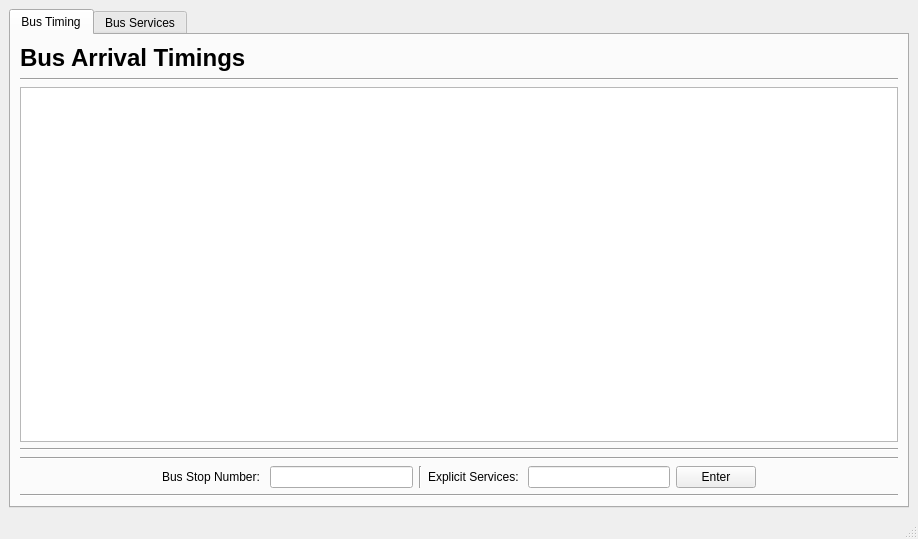
<?xml version="1.0" encoding="UTF-8"?>
<ui version="4.0">
 <class>TransportService</class>
 <widget class="QMainWindow" name="TransportService">
  <property name="geometry">
   <rect>
    <x>0</x>
    <y>0</y>
    <width>918</width>
    <height>539</height>
   </rect>
  </property>
  <property name="windowTitle">
   <string>TransportService</string>
  </property>
  <widget class="QWidget" name="centralwidget">
   <layout class="QGridLayout" name="gridLayout_3">
    <item row="0" column="0">
     <widget class="QTabWidget" name="BusServiceTab">
      <property name="currentIndex">
       <number>0</number>
      </property>
      <widget class="QWidget" name="BusTimingTab">
       <attribute name="title">
        <string>Bus Timing</string>
       </attribute>
       <layout class="QVBoxLayout" name="verticalLayout_2">
        <item>
         <widget class="QLabel" name="BusArrTitle">
          <property name="font">
           <font>
            <family>Helvetica</family>
            <pointsize>18</pointsize>
            <weight>75</weight>
            <bold>true</bold>
           </font>
          </property>
          <property name="text">
           <string>Bus Arrival Timings</string>
          </property>
         </widget>
        </item>
        <item>
         <widget class="Line" name="line_2">
          <property name="orientation">
           <enum>Qt::Horizontal</enum>
          </property>
         </widget>
        </item>
        <item>
         <widget class="QTableWidget" name="BusStopTable">
          <property name="font">
           <font>
            <pointsize>16</pointsize>
           </font>
          </property>
          <attribute name="horizontalHeaderVisible">
           <bool>false</bool>
          </attribute>
          <attribute name="verticalHeaderVisible">
           <bool>false</bool>
          </attribute>
         </widget>
        </item>
        <item>
         <widget class="Line" name="line_3">
          <property name="orientation">
           <enum>Qt::Horizontal</enum>
          </property>
         </widget>
        </item>
        <item>
         <widget class="Line" name="line_4">
          <property name="orientation">
           <enum>Qt::Horizontal</enum>
          </property>
         </widget>
        </item>
        <item>
         <layout class="QHBoxLayout" name="horizontalLayout">
          <item>
           <spacer name="horizontalSpacer">
            <property name="orientation">
             <enum>Qt::Horizontal</enum>
            </property>
            <property name="sizeHint" stdset="0">
             <size>
              <width>40</width>
              <height>20</height>
             </size>
            </property>
           </spacer>
          </item>
          <item>
           <widget class="QLabel" name="BusStopLabel">
            <property name="text">
             <string>Bus Stop Number: </string>
            </property>
           </widget>
          </item>
          <item>
           <widget class="QLineEdit" name="BusStopNumber"/>
          </item>
          <item>
           <widget class="Line" name="line_5">
            <property name="orientation">
             <enum>Qt::Vertical</enum>
            </property>
           </widget>
          </item>
          <item>
           <widget class="QLabel" name="ExplicitSvcLabel">
            <property name="text">
             <string>Explicit Services: </string>
            </property>
           </widget>
          </item>
          <item>
           <widget class="QLineEdit" name="ExplicitSvcList"/>
          </item>
          <item>
           <widget class="QPushButton" name="EnterButton">
            <property name="text">
             <string>Enter</string>
            </property>
           </widget>
          </item>
          <item>
           <spacer name="horizontalSpacer_2">
            <property name="orientation">
             <enum>Qt::Horizontal</enum>
            </property>
            <property name="sizeHint" stdset="0">
             <size>
              <width>40</width>
              <height>20</height>
             </size>
            </property>
           </spacer>
          </item>
         </layout>
        </item>
        <item>
         <widget class="Line" name="line">
          <property name="orientation">
           <enum>Qt::Horizontal</enum>
          </property>
         </widget>
        </item>
       </layout>
      </widget>
      <widget class="QWidget" name="BusSvcTab">
       <attribute name="title">
        <string>Bus Services</string>
       </attribute>
       <layout class="QVBoxLayout" name="verticalLayout">
        <item>
         <widget class="QLabel" name="BusSvcTitle">
          <property name="font">
           <font>
            <family>Helvetica</family>
            <pointsize>18</pointsize>
            <weight>75</weight>
            <bold>true</bold>
           </font>
          </property>
          <property name="text">
           <string>Bus Services</string>
          </property>
         </widget>
        </item>
        <item>
         <widget class="Line" name="line_6">
          <property name="orientation">
           <enum>Qt::Horizontal</enum>
          </property>
         </widget>
        </item>
        <item>
         <widget class="QTableWidget" name="BusSvcTable">
          <attribute name="horizontalHeaderVisible">
           <bool>false</bool>
          </attribute>
          <attribute name="verticalHeaderVisible">
           <bool>false</bool>
          </attribute>
         </widget>
        </item>
        <item>
         <widget class="Line" name="line_7">
          <property name="orientation">
           <enum>Qt::Horizontal</enum>
          </property>
         </widget>
        </item>
        <item>
         <widget class="Line" name="line_8">
          <property name="orientation">
           <enum>Qt::Horizontal</enum>
          </property>
         </widget>
        </item>
        <item>
         <layout class="QHBoxLayout" name="horizontalLayout_2">
          <item>
           <spacer name="horizontalSpacer_3">
            <property name="orientation">
             <enum>Qt::Horizontal</enum>
            </property>
            <property name="sizeHint" stdset="0">
             <size>
              <width>40</width>
              <height>20</height>
             </size>
            </property>
           </spacer>
          </item>
          <item>
           <widget class="QLabel" name="BusSvcLabel">
            <property name="text">
             <string>Bus Service: </string>
            </property>
           </widget>
          </item>
          <item>
           <widget class="QComboBox" name="BusSvcList"/>
          </item>
          <item>
           <widget class="Line" name="line_10">
            <property name="orientation">
             <enum>Qt::Vertical</enum>
            </property>
           </widget>
          </item>
          <item>
           <widget class="QLabel" name="SvcDirLabel">
            <property name="text">
             <string>Service Direction: </string>
            </property>
           </widget>
          </item>
          <item>
           <widget class="QComboBox" name="SvcDirList"/>
          </item>
          <item>
           <widget class="QPushButton" name="svcEnterBtn">
            <property name="text">
             <string>Enter</string>
            </property>
           </widget>
          </item>
          <item>
           <spacer name="horizontalSpacer_4">
            <property name="orientation">
             <enum>Qt::Horizontal</enum>
            </property>
            <property name="sizeHint" stdset="0">
             <size>
              <width>40</width>
              <height>20</height>
             </size>
            </property>
           </spacer>
          </item>
         </layout>
        </item>
        <item>
         <widget class="Line" name="line_9">
          <property name="orientation">
           <enum>Qt::Horizontal</enum>
          </property>
         </widget>
        </item>
       </layout>
      </widget>
     </widget>
    </item>
   </layout>
  </widget>
  <widget class="QMenuBar" name="menubar">
   <property name="geometry">
    <rect>
     <x>0</x>
     <y>0</y>
     <width>918</width>
     <height>24</height>
    </rect>
   </property>
  </widget>
  <widget class="QStatusBar" name="statusbar"/>
 </widget>
 <resources/>
 <connections>
  <connection>
   <sender>EnterButton</sender>
   <signal>clicked()</signal>
   <receiver>TransportService</receiver>
   <slot>parseBusStopNumber()</slot>
   <hints>
    <hint type="sourcelabel">
     <x>754</x>
     <y>455</y>
    </hint>
    <hint type="destinationlabel">
     <x>711</x>
     <y>375</y>
    </hint>
   </hints>
  </connection>
  <connection>
   <sender>BusStopNumber</sender>
   <signal>returnPressed()</signal>
   <receiver>TransportService</receiver>
   <slot>parseBusStopNumber()</slot>
   <hints>
    <hint type="sourcelabel">
     <x>412</x>
     <y>448</y>
    </hint>
    <hint type="destinationlabel">
     <x>140</x>
     <y>361</y>
    </hint>
   </hints>
  </connection>
  <connection>
   <sender>ExplicitSvcList</sender>
   <signal>returnPressed()</signal>
   <receiver>TransportService</receiver>
   <slot>parseBusStopNumber()</slot>
   <hints>
    <hint type="sourcelabel">
     <x>677</x>
     <y>448</y>
    </hint>
    <hint type="destinationlabel">
     <x>802</x>
     <y>386</y>
    </hint>
   </hints>
  </connection>
  <connection>
   <sender>BusSvcList</sender>
   <signal>activated(QString)</signal>
   <receiver>TransportService</receiver>
   <slot>parseBusSvc()</slot>
   <hints>
    <hint type="sourcelabel">
     <x>388</x>
     <y>465</y>
    </hint>
    <hint type="destinationlabel">
     <x>7</x>
     <y>399</y>
    </hint>
   </hints>
  </connection>
  <connection>
   <sender>svcEnterBtn</sender>
   <signal>clicked()</signal>
   <receiver>TransportService</receiver>
   <slot>parseSvcQuery()</slot>
   <hints>
    <hint type="sourcelabel">
     <x>714</x>
     <y>467</y>
    </hint>
    <hint type="destinationlabel">
     <x>710</x>
     <y>514</y>
    </hint>
   </hints>
  </connection>
  <connection>
   <sender>BusSvcList</sender>
   <signal>activated(QString)</signal>
   <receiver>TransportService</receiver>
   <slot>parseSvcQuery()</slot>
   <hints>
    <hint type="sourcelabel">
     <x>388</x>
     <y>465</y>
    </hint>
    <hint type="destinationlabel">
     <x>458</x>
     <y>269</y>
    </hint>
   </hints>
  </connection>
  <connection>
   <sender>SvcDirList</sender>
   <signal>activated(QString)</signal>
   <receiver>TransportService</receiver>
   <slot>parseSvcQuery()</slot>
   <hints>
    <hint type="sourcelabel">
     <x>581</x>
     <y>454</y>
    </hint>
    <hint type="destinationlabel">
     <x>550</x>
     <y>512</y>
    </hint>
   </hints>
  </connection>
 </connections>
 <slots>
  <slot>parseBusStopNumber()</slot>
  <slot>parseBusSvc()</slot>
  <slot>parseBusSvcDir()</slot>
  <slot>parseSvcQuery()</slot>
 </slots>
</ui>
